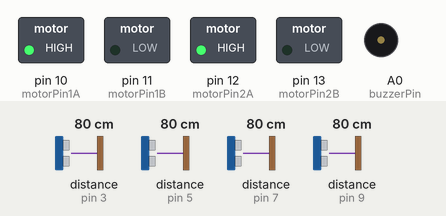
Recording of a sketch running on a simulated Arduino Uno, built with avr-gcc and run on an emulated ATmega328P. Parts: switched loads named in the sketch (green lamp = pin HIGH), buzzer (waves = sounding, pin HIGH). Wiring (inferred from the names in the program): 4 × ultrasonic range finder: trigger pin 2, echo pin 3 / trigger pin 4, echo pin 5 / trigger pin 6, echo pin 7 / trigger pin 8, echo pin 9. Dashed ring = blinking. Inputs (shaded band) come from the test bench; at power-on: distance to the obstacle (sensors on pin 3, pin 5, pin 7, pin 9) 80 cm. The echo pulse lasts 58.3 µs per cm; pins used as bus, display or sensor lines are not drawn; what the sketch prints to the serial monitor is not drawn.

Above: at 1.2 s.
1.3 s: distance to the obstacle (sensor on pin 3) set to 7 cm
2.8 s: distance to the obstacle (sensor on pin 3) set to 4 cm
At 5.5 s:
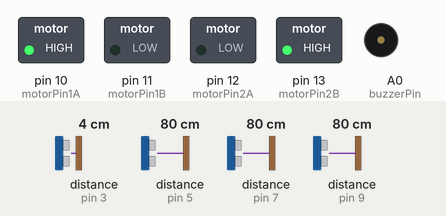
At 7.6 s:
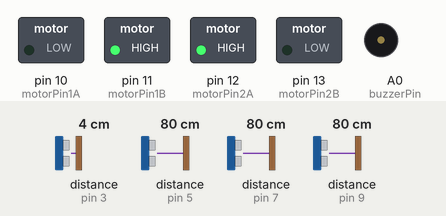
Timing chart, 0 to 14.8 s (numbered marks = the images above; inputs shaded):
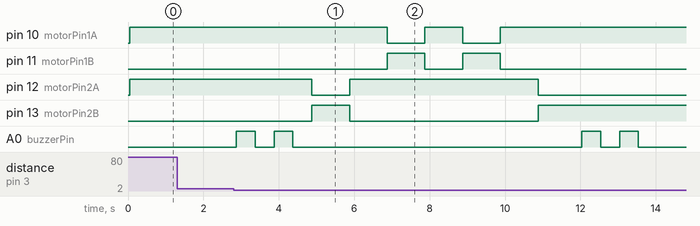

Measured:
- the behaviour switches between 6 and 5 cm on distance to the obstacle (sensor on pin 3) (found by bisection; images 0 and 1)
- after the input at 1.3 s, every drawn part: stays the same
- after the input at 2.8 s, pin 10 (motorPin1A): alternates HIGH for 1.0 s and LOW for 1.0 s, 4 changes in all, then stays HIGH, starting after 4.1 s; pin 11 (motorPin1B): alternates HIGH for 1.0 s and LOW for 1.0 s, 4 changes in all, then stays LOW, starting after 4.1 s

The sketch:

Kaza_Onleyici_V5.ino
```cpp
const int trigPin1 = 2;   // HC-SR04 1. trig pini
const int echoPin1 = 3;   // HC-SR04 1. echo pini
const int trigPin2 = 4;   // HC-SR04 2. trig pini
const int echoPin2 = 5;   // HC-SR04 2. echo pini
const int trigPin3 = 6;   // HC-SR04 3. trig pini
const int echoPin3 = 7;   // HC-SR04 3. echo pini
const int trigPin4 = 8;   // HC-SR04 4. trig pini
const int echoPin4 = 9;   // HC-SR04 4. echo pini

const int motorPin1A = 10;  // Sol motor A pin
const int motorPin1B = 11;  // Sol motor B pin
const int motorPin2A = 12;  // Sağ motor A pin
const int motorPin2B = 13;  // Sağ motor B pin

const int buzzerPin = A0;  // Buzzer pin

int distanceThreshold = 5; // Yakın mesafe eşiği (5 cm olarak varsayıyoruz)

void setup() {
  pinMode(motorPin1A, OUTPUT);
  pinMode(motorPin1B, OUTPUT);
  pinMode(motorPin2A, OUTPUT);
  pinMode(motorPin2B, OUTPUT);

  pinMode(buzzerPin, OUTPUT);

  pinMode(trigPin1, OUTPUT);
  pinMode(echoPin1, INPUT);
  pinMode(trigPin2, OUTPUT);
  pinMode(echoPin2, INPUT);
  pinMode(trigPin3, OUTPUT);
  pinMode(echoPin3, INPUT);
  pinMode(trigPin4, OUTPUT);
  pinMode(echoPin4, INPUT);

  Serial.begin(9600);
}

void loop() {
  int distance1 = getDistance(trigPin1, echoPin1);
  int distance2 = getDistance(trigPin2, echoPin2);
  int distance3 = getDistance(trigPin3, echoPin3);
  int distance4 = getDistance(trigPin4, echoPin4);

  Serial.print("Distance 1: ");
  Serial.println(distance1);
  Serial.print("Distance 2: ");
  Serial.println(distance2);
  Serial.print("Distance 3: ");
  Serial.println(distance3);
  Serial.print("Distance 4: ");
  Serial.println(distance4);
  Serial.println("-----------------");

  // Sol taraftan engel yaklaşırsa
  if (distance1 < distanceThreshold) {
    Serial.print("SOLDA ENGEL TESPIT EDILDI..");
    buzzerAlert();
      turnRight();
    Serial.print("saga donuluyor..");
      delay(1000);
      forward();
    Serial.print("Duz gidiliyor..");
      delay(1000);
      turnLeft();
    Serial.print("sola donuluyor..");
      delay(1000);
      forward();
    Serial.print("Duz gidiliyor..");
      delay(1000);
      turnLeft();
    Serial.print("sola donuluyor..");
      delay(1000);
      forward();
    Serial.print("Duz gidiliyor..");
      delay(1000);
      turnRight();
    Serial.print("saga donuluyor..");
      delay(1000);

  }
  // Sağ taraftan engel yaklaşırsa
  else if (distance2 < distanceThreshold) {
    Serial.print("SAGDA ENGEL TTESPIT EDILDI..");
    buzzerAlert();
      turnLeft();
    Serial.print("sola donuluyor..");
      delay(1000);
      forward();
    Serial.print("Duz gidiliyor..");
      delay(1000);
      turnRight();
    Serial.print("saga donuluyor..");
      delay(1000);
      forward();
    Serial.print("Duz gidiliyor..");
      delay(1000);
      turnRight();
    Serial.print("saga donuluyor..");
      delay(1000);
      forward();
    Serial.print("Duz gidiliyor..");
      delay(1000);
      turnLeft();
    Serial.print("sola donuluyor..");
      delay(1000);

  }
  // Ön taraftan engel yaklaşırsa
  else if (distance3 < distanceThreshold) {
    Serial.print("ONDE ENGEL TESPIT EDILDI..");
    buzzerAlert();
    if (distance4 > distanceThreshold) {
      reverse();
    } else {
      stopMotors();
    }

  }
  // Arka taraftan engel yaklaşırsa
  else if (distance4 < distanceThreshold) {
    Serial.print("ARKADA ENGEL TESPIT EDILDI..");
    buzzerAlert();
    if (distance1 > distanceThreshold) {
      forward();
    } else {
      stopMotors();
    }

  }
  // Tüm yönlere engel yaklaşırsa
  else if (distance1 < distanceThreshold && distance2 < distanceThreshold && distance3 < distanceThreshold && distance4 < distanceThreshold) {
    Serial.print("HER YONDE ENGEL TESPIT EDILDI..");
    buzzerAlert();
    stopMotors();

  }
  // Engel yoksa ileri git
  else {
    Serial.print("ENGEL YOK..");
    forward();
  }

  delay(100);
}

int getDistance(int trigPin, int echoPin) {
  digitalWrite(trigPin, LOW);
  delayMicroseconds(2);
  digitalWrite(trigPin, HIGH);
  delayMicroseconds(10);
  digitalWrite(trigPin, LOW);
  long duration = pulseIn(echoPin, HIGH);
  int distance = duration * 0.034 / 2;
  return distance;
}

void forward() {
  digitalWrite(motorPin1A, HIGH);
  digitalWrite(motorPin1B, LOW);
  digitalWrite(motorPin2A, HIGH);
  digitalWrite(motorPin2B, LOW);
}

void reverse() {
  digitalWrite(motorPin1A, LOW);
  digitalWrite(motorPin1B, HIGH);
  digitalWrite(motorPin2A, LOW);
  digitalWrite(motorPin2B, HIGH);
}

void turnLeft() {
  digitalWrite(motorPin1A, LOW);
  digitalWrite(motorPin1B, HIGH);
  digitalWrite(motorPin2A, HIGH);
  digitalWrite(motorPin2B, LOW);
}

void turnRight() {
  digitalWrite(motorPin1A, HIGH);
  digitalWrite(motorPin1B, LOW);
  digitalWrite(motorPin2A, LOW);
  digitalWrite(motorPin2B, HIGH);
}

void stopMotors() {
  digitalWrite(motorPin1A, LOW);
  digitalWrite(motorPin1B, LOW);
  digitalWrite(motorPin2A, LOW);
  digitalWrite(motorPin2B, LOW);
}

void buzzerAlert() {
  for (int i = 0; i < 2; i++) {
    digitalWrite(buzzerPin, HIGH);
    delay(500);
    digitalWrite(buzzerPin, LOW);
    delay(500);
  }
  }
```
